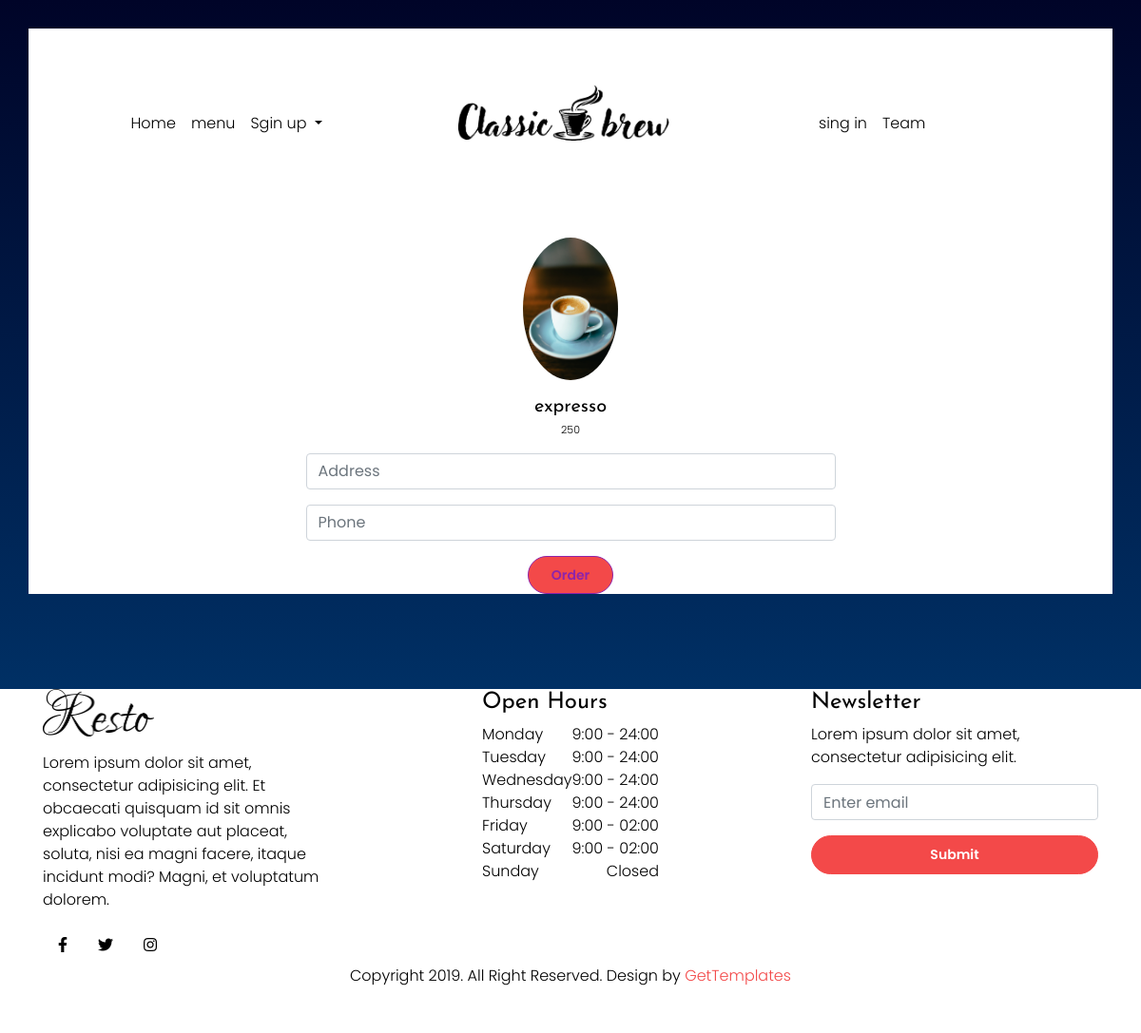
Page /order/1 on the committed database.
### app1/models.py (models this page shows)
class menu(models.Model):
    dish_name=models.CharField(max_length=200)
    price=models.IntegerField()
    dish_img=models.ImageField()

### appuser/views.py (the view)
# urls.py: path('order/<int:id>', views.order, name='order'),
def order(request, id):
    data = menu.objects.get(pk=id)
    return render(request, 'order.html', {'result': data})

### templates/order.html (shortened to what this page needs)
{% load static %}
{% block content %}
{% include 'header.html' %}
<div class="container mt-5">
    <form action="{% url 'orders' %}" method="POST" enctype="multipart/form-data">
        <div class="row d-flex justify-content-center">
            <div class="col-md-7">
                    <div class="text-center">
                        <img src="{{ result.dish_img.url }}" width="100" class="rounded-circle" alt="{{ result.dish_name }}">
                    </div>
                    <div class="text-center mt-3">
                        <h5 class="mt-2 mb-0">{{ result.dish_name }}</h5>
                        <div class="px-4 mt-1">
                            <p class="fonts">{{ result.price }}</p>
                            <div class="col-md-12 form-group">
                                <input type="text" class="form-control" name="or_adrs" placeholder="Address" required>
                            </div>
                            <div class="col-md-12 form-group">
                                <input type="text" class="form-control" name="or_ph" placeholder="Phone" required>
                            </div>
                        </div>
                        <div class="buttons">
                           <button type="submit" class="btn btn-primary px-4 ms-3">Order</button>
                        </div>
                    </div>
                </div>
            </div>
        </div>
</div>
{% include 'footer.html' %}
{% endblock %}

### static/css/profile.css (style rules this page uses)
body { background:#eee; }
.fonts { font-size:11px; }
.buttons button:nth-child(1) { border:1px solid #8E24AA !important; color:#8E24AA; height:40px; }

### static/css/menu.css (style rules this page uses)
* { margin: 0; padding: 0; box-sizing: border-box; font-family: 'Poppins', sans-serif; }
body { min-height: 100vh; background: linear-gradient(to bottom, #000428, #004683); }
.container { margin-top: 100px; }

### rows in the picture
menu: dish_img (picture), dish_name "expresso", price "250"
